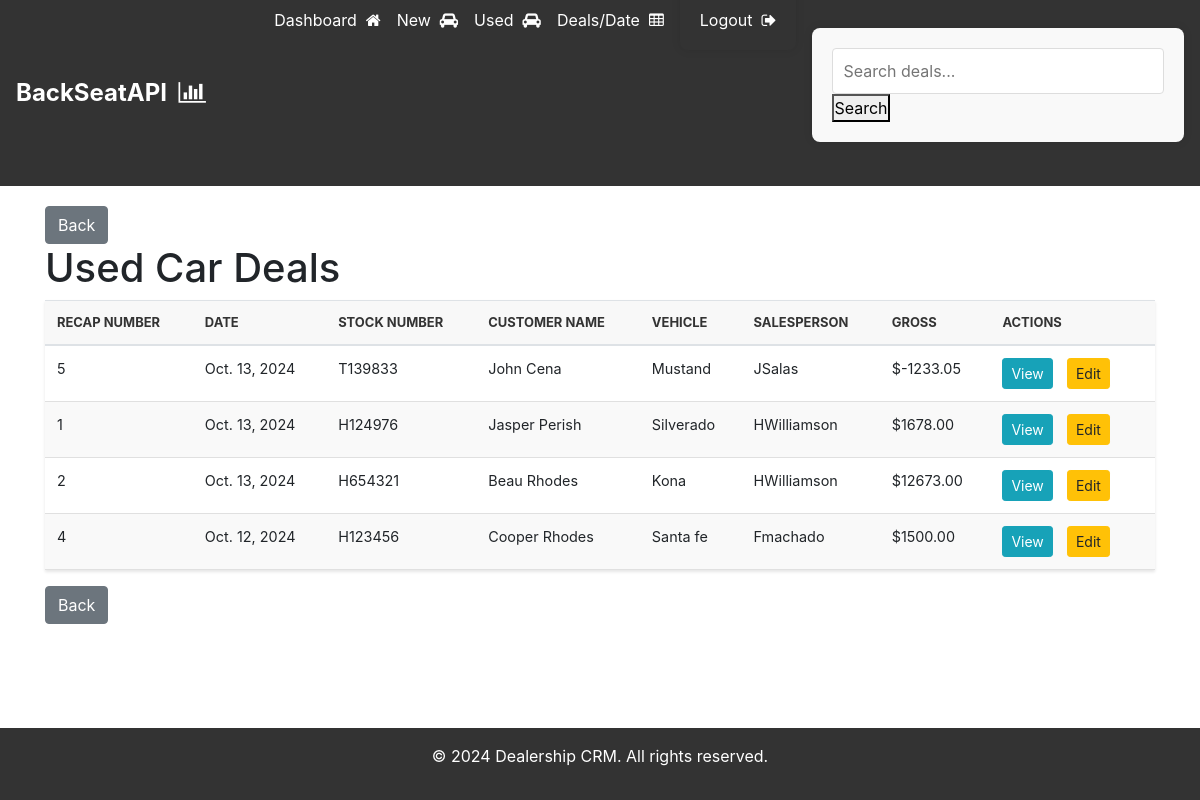
The page /used_car_deals/ (signed in) on the database its author committed.
### deals/models.py (models this page shows, shortened)
class Deal(models.Model):
    NEW_CAR = 'NEW'
    USED_CAR = 'USED'
    CAR_TYPE_CHOICES = [
        (NEW_CAR, 'New Car'),
        (USED_CAR, 'Used Car'),
    ]
    car_type = models.CharField(
        max_length=4,
        choices=CAR_TYPE_CHOICES,
        default=USED_CAR,
    )
    recap_number = models.PositiveIntegerField(blank=True, null=True)
    date = models.DateField(default=timezone.now)
    stock_number = models.CharField(max_length=50, unique=True)
    customer_name = models.CharField(max_length=100)
    vehicle_model = models.CharField(max_length=80)
    manager = models.ForeignKey(Manager, on_delete=models.SET_NULL, null=True)
    salesperson = models.ForeignKey(Salesperson, on_delete=models.SET_NULL, null=True)
    gross = models.DecimalField(max_digits=10, decimal_places=2)
    has_trade = models.BooleanField(default=False)
    trade_make = models.CharField(max_length=50, blank=True, null=True)
    trade_model = models.CharField(max_length=50, blank=True, null=True)
    trade_value = models.DecimalField(max_digits=10, decimal_places=2, blank=True, null=True)
    created_at = models.DateTimeField(auto_now_add=True)
    updated_at = models.DateTimeField(auto_now=True)
    class Meta:
        ordering = ['-created_at']

class Salesperson(models.Model):
    user = models.OneToOneField(User, on_delete=models.CASCADE)
    def __str__(self):
        return self.user.username

### deals/views.py (the view)
# urls.py: path('used_car_deals/', views.used_car_deals, name='used_car_deals'),
@login_required
def used_car_deals(request):
    used_car_deals = Deal.objects.filter(car_type=Deal.USED_CAR)
    context = {
        'deals': used_car_deals,
        'deal_type': 'Used Car'
    }
    return render(request, 'deals/deal_type_list.html', context)

### deals/templates/deals/deal_type_list.html
{% extends 'base.html' %}
{% block content %}
<a href="{% url 'dashboard' %}" class="btn btn-secondary">Back</a>
<h1>{{ deal_type }} Deals</h1>
{% if deals %}
    <table class="table">
        <thead>
            <tr>
                <th>Recap Number</th>
                <th>Date</th>
                <th>Stock Number</th>
                <th>Customer Name</th>
                <th>Vehicle</th>
                <th>Salesperson</th>
                <th>Gross</th>
                <th>Actions</th>
            </tr>
        </thead>
        <tbody>
            {% for deal in deals %}
            <tr>
                <td>{{ deal.recap_number }}</td>
                <td>{{ deal.date }}</td>
                <td>{{ deal.stock_number }}</td>
                <td>{{ deal.customer_name }}</td>
                <td>{{ deal.vehicle_model }}</td>
                <td>{{ deal.salesperson }}</td>
                <td>${{ deal.gross }}</td>
                <td>
                    <a href="{% url 'deal_detail' deal.pk %}" class="btn btn-info btn-sm">View</a>
                    <a href="{% url 'deal_update' deal.pk %}" class="btn btn-warning btn-sm">Edit</a>
                </td>
            </tr>
            {% endfor %}
        </tbody>
    </table>
{% else %}
    <p>No {{ deal_type|lower }} deals found.</p>
{% endif %}
<a href="{% url 'dashboard' %}" class="btn btn-secondary">Back</a>
{% endblock %}

### deals/templates/base.html (shortened to what this page needs)
{% load static %}
<!DOCTYPE html>
<html lang="en">
<head>
    <link rel="stylesheet" href="https://cdnjs.cloudflare.com/ajax/libs/font-awesome/4.7.0/css/font-awesome.min.css">
    <link rel="stylesheet" type="text/css" href="{% static 'deals/css/styles.css' %}">
    <link rel="stylesheet" href="https://stackpath.bootstrapcdn.com/bootstrap/4.5.2/css/bootstrap.min.css">
</head>
<body>
    <header>
        <nav class="navbar">
            <div class="navbar-logo">
                <a href="{% url 'dashboard' %}">BackSeatAPI &nbsp;<i class="fa fa-bar-chart" aria-hidden="true"></i></a>
            </div>
            <ul class="navbar-links">
                {% if user.is_authenticated %}
                    <li><a href="{% url 'dashboard' %}">Dashboard &nbsp;<i class="fa fa-home" aria-hidden="true"></i></a></li>
                    <li><a href="{% url 'new_car_deals' %}">New &nbsp;<i class="fa fa-car" aria-hidden="true"></i></a></li>
                    <li><a href="{% url 'used_car_deals' %}">Used &nbsp;<i class="fa fa-car" aria-hidden="true"></i></a></li>
                    <li><a href="{% url 'deals_by_date' %}">Deals/Date &nbsp;<i class="fa fa-table" aria-hidden="true"></i></a></li>
                    <li>
                        <form method="post" action="{% url 'logout' %}" class="logout-form">
                            <button type="submit" class="logout-button">Logout &nbsp;<i class="fa fa-sign-out" aria-hidden="true"></i></button>
                        </form>
                    </li>
                    <li>
                    <form action="{% url 'search_deals' %}" method="get">
                        <input type="text" name="q" placeholder="Search deals...">
                        <button type="submit">Search</button>
                    </form>
                </li>
                {% else %}
                    <li><a href="{% url 'login' %}">Login &nbsp;<i class="fa fa-sign-in" aria-hidden="true"></i></a></li>
                    <li><a href="{% url 'register' %}">Register &nbsp;<i class="fa fa-user-plus" aria-hidden="true"></i></a></li>
                {% endif %}
            </ul>
        </nav>
    </header>
    <main class="container">
    {% block content %}
    {% endblock %}
    </main>
    <footer>
        <p>&copy; 2024 Dealership CRM. All rights reserved.</p>
    </footer>
</body>
</html>

### deals/static/deals/css/styles.css (style rules this page uses)
.logout-form { display: inline; background: none; }
.logout-button { background: none; border: none; color: #fff; cursor: pointer; font-size: inherit; padding: 0; margin: 0; font-family: inherit; }
* { margin: 0; padding: 0; box-sizing: border-box; }
html, body { height: 100%; }
body { font-family: 'Arial', sans-serif; line-height: 1.6; color: #333; background-color: #f5f5f5; display: flex; flex-direction: column; }
.container { width: 80%; max-width: 1200px; margin: 0 auto; padding: 20px; flex: 1 0 auto; }
.navbar { background-color: #333; color: #fff; padding: 1rem; display: flex; justify-content: space-between; align-items: center; flex-wrap: wrap; }
.navbar-logo a { color: #fff; font-size: 1.5rem; text-decoration: none; font-weight: bold; }
.navbar-links { list-style: none; display: flex; }
.navbar-links li { margin-left: 1rem; }
.navbar-links a { color: #fff; text-decoration: none; transition: color 0.3s ease; }
footer { background-color: #333; color: #fff; text-align: center; padding: 1rem; flex-shrink: 0; }
form { max-width: 500px; margin: 20px auto; }
form { max-width: 500px; margin: 20px auto; padding: 20px; background-color: #f9f9f9; border-radius: 8px; box-shadow: 0 0 10px rgba(0, 0, 0, 0.1); }
input[type="text"], input[type="email"], input[type="password"], input[type="number"], select, textarea { width: 100%; padding: 10px; border: 1px solid #ddd; border-radius: 4px; font-size: 16px; }
.btn { display: inline-block; padding: 5px 10px; margin-right: 10px; border: none; border-radius: 4px; font-size: 16px; cursor: pointer; transition: background-color 0.3s ease; }
.btn-secondary { background-color: #6c757d; color: white; }
table { width: 100%; border-collapse: collapse; background-color: #ffffff; box-shadow: 0 2px 3px rgba(0, 0, 0, 0.1); }
th, td { padding: 12px 15px; text-align: left; border-bottom: 1px solid #e0e0e0; }
th { background-color: #f8f8f8; font-weight: bold; color: #333; text-transform: uppercase; font-size: 0.9em; }
@media screen and (max-width: 1200px) { .table { font-size: 0.9rem; } }
tr:nth-child(even) { background-color: #f9f9f9; }

### rows shown on the page
Deal: recap_number "5", date "Oct. 13, 2024", stock_number "T139833", customer_name "John Cena", vehicle_model "Mustand", salesperson "JSalas", gross "-1233.05"
Deal: recap_number "1", date "Oct. 13, 2024", stock_number "H124976", customer_name "Jasper Perish", vehicle_model "Silverado", salesperson "HWilliamson", gross "1678.00"
Deal: recap_number "2", date "Oct. 13, 2024", stock_number "H654321", customer_name "Beau Rhodes", vehicle_model "Kona", salesperson "HWilliamson", gross "12673.00"
Deal: recap_number "4", date "Oct. 12, 2024", stock_number "H123456", customer_name "Cooper Rhodes", vehicle_model "Santa fe", salesperson "Fmachado", gross "1500.00"

### other values the page prints
{{ deal_type }} "Used Car"
